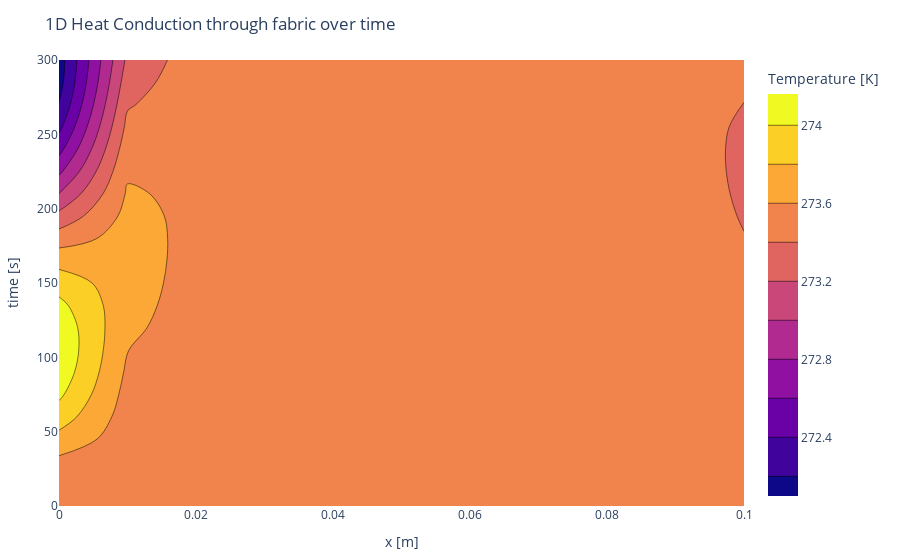

Notebook code cell kept with this figure:
### Code cell
PlotlyJS.plot(PlotlyJS.contour(x=x, y=time_val, z=T_f',     colorbar=attr(
    title="Temperature [K]", # title here
)), 
Layout(;title="1D Heat Conduction through fabric over time", xaxis_title="x [m]", yaxis_title="time [s]"),
config=PlotConfig(scrollZoom=false))

### Figure 1 — Plotly figure (JSON) as saved in the notebook; plotly's stock layout.template omitted (floating-point values rounded to 4 significant figures; data arrays with more than 128 entries replaced by an {"elided": "..."} marker saying what was removed)
{"data": [{"colorbar": {"title": "Temperature [K]"}, "transpose": true, "type": "contour", "x": [0, 0.01, 0.02, 0.03, 0.04, 0.05, 0.06, 0.07, 0.08, 0.09, 0.1], "y": [0, 15, 30, 45, 60, 75, 90, 105, 120, 135, 150, 165, 180, 195, 210, 225, 240, 255, 270, 285, 300], "z": {"elided": "11x21 float values"}}], "layout": {"margin": {"b": 50, "l": 50, "r": 50, "t": 60}, "title": "1D Heat Conduction through fabric over time", "xaxis": {"title": {"text": "x [m]"}}, "yaxis": {"title": {"text": "time [s]"}}}}
